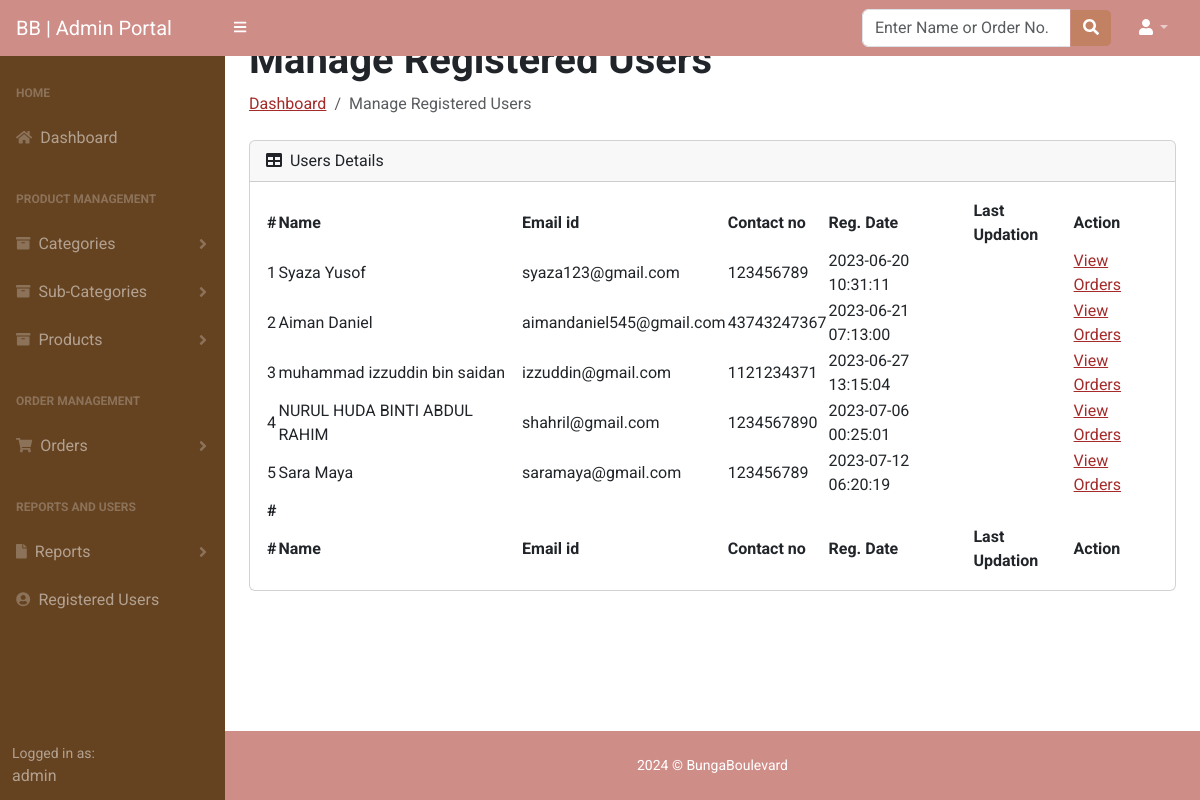
Page /admin/registered-users.php (signed in) on the earlier database version.
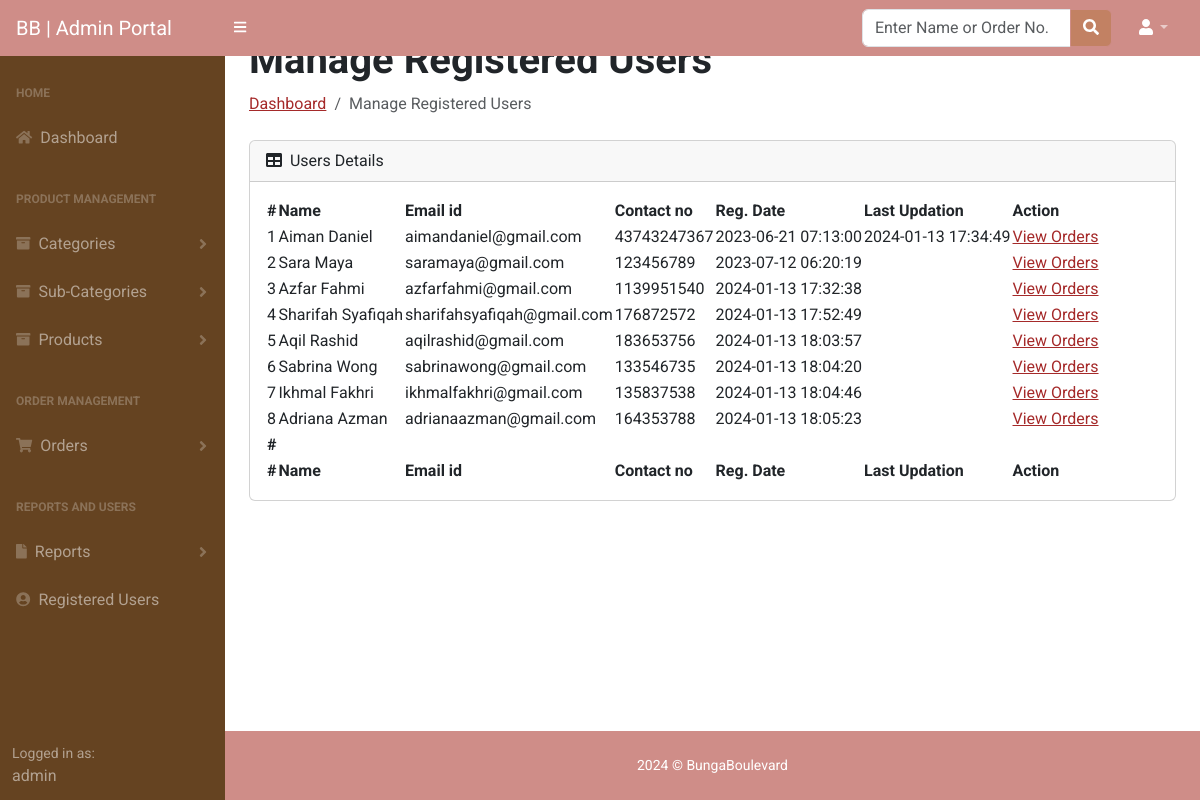
Same page on the later database version.
### tables this page shows
CREATE TABLE `users` (
  `id` int(11) NOT NULL,
  `name` varchar(255) DEFAULT NULL,
  `email` varchar(255) DEFAULT NULL,
  `contactno` bigint(11) DEFAULT NULL,
  `password` varchar(255) DEFAULT NULL,
  `regDate` timestamp NOT NULL DEFAULT current_timestamp(),
  `updationDate` timestamp NULL DEFAULT NULL ON UPDATE current_timestamp()
);

### admin/registered-users.php (the view, shortened to what this page needs)
<?php session_start();
include_once('includes/config.php');
if(strlen( $_SESSION["aid"])==0)
{
header('location:logout.php');
} else {
?>
<!DOCTYPE html>
<html lang="en">
    <head>
        <link href="https://cdn.jsdelivr.net/npm/simple-datatables@latest/dist/style.css" rel="stylesheet" />
        <link href="css/styles.css" rel="stylesheet" />
    </head>
    <body class="sb-nav-fixed">
 <?php include_once('includes/header.php');?>
        <div id="layoutSidenav">
       <?php include_once('includes/sidebar.php');?>
            <div id="layoutSidenav_content">
                <main>
                    <div class="container-fluid px-4" style="margin-top: -20px;">
                        <h1 class="mt-0"><strong>Manage Registered Users</strong></h1>
                        <ol class="breadcrumb mb-4">
                        <li class="breadcrumb-item"><a href="dashboard.php"  style="color: brown;">Dashboard</a></li>
                            <li class="breadcrumb-item active">Manage Registered Users</li>
                        </ol>
                        <div class="card mb-4">
                            <div class="card-header">
                                <i class="fas fa-table me-1"></i>
                               Users Details
                            </div>
                            <div class="card-body">
                                <table id="datatablesSimple">
                                    <thead>
                                        <tr>
                                            <th>#</th>
                                            <th>Name</th>
                                            <th>Email id</th>
                                            <th>Contact no</th>
                                            <th>Reg. Date</th>
                                            <th>Last Updation</th>
                                            <th>Action</th>
                                        </tr>
                                    </thead>
                                    <tfoot>
                                        <tr>
                                        <th>#</th>
                                             <tr>
                                            <th>#</th>
                                            <th>Name</th>
                                            <th>Email id</th>
                                            <th>Contact no</th>
                                            <th>Reg. Date</th>
                                            <th>Last Updation</th>
                                            <th>Action</th>
                                        </tr>
                                        </tr>
                                    </tfoot>
                                    <tbody>
<?php $query=mysqli_query($con,"select * from users");
$cnt=1;
while($row=mysqli_fetch_array($query))
{
?>
                                <tr>
                                            <td><?php echo htmlentities($cnt);?></td>
                                            <td><?php echo htmlentities($row['name']);?></td>
                                            <td><?php echo htmlentities($row['email']);?></td>
                                            <td> <?php echo htmlentities($row['contactno']);?></td>
                                            <td><?php echo htmlentities($row['regDate']);?></td>
                                            <td><?php echo htmlentities($row['updationDate']);?></td>
                                            <td>
                                            <a href="user-orders.php?uid=<?php echo $row['id']?>&&uname=<?php echo htmlentities($row['name']);?>" target="_blank" style="color: brown;">View Orders</a> </td>
                                        </tr>
                                        <?php $cnt=$cnt+1; } ?>
                                    </tbody>
                                </table>
                            </div>
                        </div>
                    </div>
                </main>
<?php include_once('includes/footer.php');?>
            </div>
        </div>
    </body>
</html>
<?php } ?>

### admin/includes/header.php (shortened to what this page needs)
<link href="https://cdn.jsdelivr.net/npm/bootstrap@5.3.0/dist/css/bootstrap.min.css" rel="stylesheet">
<nav class="sb-topnav navbar navbar-expand navbar-dark bg-primary nb1">
    <a class="navbar-brand ps-3" href="dashboard.php">BB | Admin Portal</a>
    <button class="btn btn-link btn-sm order-1 order-lg-0 me-4 me-lg-0" style="color:white" id="sidebarToggle" href="#!"><i class="fas fa-bars"></i></button>
    <form class="d-none d-md-inline-block form-inline ms-auto me-0 me-md-3 my-2 my-md-0" method="post" action="search-orders.php">
        <div class="input-group">
            <input class="form-control" type="text" name="searchinputdata" placeholder="Enter Name or Order No." aria-label="Search for..." aria-describedby="btnNavbarSearch" required />
            <button class="btn btn-primary search1" id="btnNavbarSearch" type="submit" name="search"><i class="fas fa-search"></i></button>
        </div>
    </form>
    <ul class="navbar-nav ms-auto ms-md-0 me-3 me-lg-4">
        <li class="nav-item dropdown">
            <a class="nav-link dropdown-toggle" id="navbarDropdown" href="#" role="button" data-bs-toggle="dropdown" aria-expanded="false"><i class="fas fa-user fa-fw dd1"></i></a>
        </li>
    </ul>
</nav>

### admin/includes/sidebar.php (shortened to what this page needs)
<div id="layoutSidenav_nav">
    <nav class="sb-sidenav accordion sb-sidenav-dark" id="sidenavAccordion" style="background-color: #654321;">
        <div class="sb-sidenav-menu">
            <div class="nav">
                <div class="sb-sidenav-menu-heading">Home</div>
                <a class="nav-link" href="dashboard.php">
                    <div class="sb-nav-link-icon"><i class="fas fa-home"></i></div>
                    Dashboard
                </a>
                <div class="sb-sidenav-menu-heading">Product Management</div>
                <a class="nav-link collapsed" href="#" data-bs-toggle="collapse" data-bs-target="#collapseLayouts" aria-expanded="false" aria-controls="collapseLayouts">
                    <div class="sb-nav-link-icon"><i class="fas fa-archive"></i></div>
                    Categories
                    <div class="sb-sidenav-collapse-arrow"><i class="fas fa-angle-down"></i></div>
                </a>
<a class="nav-link collapsed" href="#" data-bs-toggle="collapse" data-bs-target="#subcat" aria-expanded="false" aria-controls="subcat">
                    <div class="sb-nav-link-icon"><i class="fas fa-archive"></i></div>
                    Sub-Categories
                    <div class="sb-sidenav-collapse-arrow"><i class="fas fa-angle-down"></i></div>
                </a>
<a class="nav-link collapsed" href="#" data-bs-toggle="collapse" data-bs-target="#product" aria-expanded="false" aria-controls="product">
                    <div class="sb-nav-link-icon"><i class="fas fa-archive"></i></div>
                    Products
                    <div class="sb-sidenav-collapse-arrow"><i class="fas fa-angle-down"></i></div>
                </a>
                <div class="sb-sidenav-menu-heading">Order Management</div>
<a class="nav-link collapsed" href="#" data-bs-toggle="collapse" data-bs-target="#orders" aria-expanded="false" aria-controls="orders">
                    <div class="sb-nav-link-icon"><i class="fas fa-shopping-cart"></i></div>
                    Orders
                    <div class="sb-sidenav-collapse-arrow"><i class="fas fa-angle-down"></i></div>
                </a>
<div class="sb-sidenav-menu-heading">Reports and Users</div>
                <a class="nav-link collapsed" href="#" data-bs-toggle="collapse" data-bs-target="#reportsLayouts" aria-expanded="false" aria-controls="collapseLayouts">
                    <div class="sb-nav-link-icon"><i class="fas fa-file"></i></div>
                    Reports
                    <div class="sb-sidenav-collapse-arrow"><i class="fas fa-angle-down"></i></div>
                </a>
<a class="nav-link" href="registered-users.php">
                    <div class="sb-nav-link-icon"><i class="fas fa-user-circle"></i></div>
                    Registered Users
                </a>
            </div>
        </div>
        <div class="sb-sidenav-footer" style="background-color: #654321;">
            <div class="small">Logged in as:</div>
            <?php echo $_SESSION['alogin'];?>
        </div>
    </nav>
</div>

### admin/includes/footer.php
<footer class="py-4" style="background-color: #cf8d88; color: #fff;">
    <div class="container-fluid px-4">
        <div class="d-flex align-items-center justify-content-center small">
            <div class="text-white shopping-portal">2024 &copy; BungaBoulevard</div>
        </div>
    </div>
</footer>

### admin/includes/header.php (style rules this page uses)
body { font-family: 'Roboto', sans-serif; }
.nb1 { background-color: #cf8d88 !important; }
.search1 { color: #fff; background-color: #c28163; border-color: #cf8d88; }
.dd1 { color: #fff; }

### admin/includes/sidebar.php (style rules this page uses)
body { font-family: 'Roboto', sans-serif; }

Differences in the rows shown:
removed users: name "Syaza Yusof", email "syaza123@gmail.com", contactno "123456789", regDate "2023-06-20 10:31:11"
removed users: name "muhammad izzuddin bin saidan", email "izzuddin@gmail.com", contactno "1121234371", regDate "2023-06-27 13:15:04"
removed users: name "NURUL HUDA BINTI ABDUL RAHIM", email "shahril@gmail.com", contactno "1234567890", regDate "2023-07-06 00:25:01"
changed users "Aiman Daniel": email "aimandaniel545@gmail.com" → "aimandaniel@gmail.com"; updationDate (not shown) → "2024-01-13 17:34:49"
added users: name "Azfar Fahmi", email "azfarfahmi@gmail.com", contactno "1139951540", regDate "2024-01-13 17:32:38"
added users: name "Sharifah Syafiqah", email "sharifahsyafiqah@gmail.com", contactno "176872572", regDate "2024-01-13 17:52:49"
added users: name "Aqil Rashid", email "aqilrashid@gmail.com", contactno "183653756", regDate "2024-01-13 18:03:57"
added users: name "Sabrina Wong", email "sabrinawong@gmail.com", contactno "133546735", regDate "2024-01-13 18:04:20"
added users: name "Ikhmal Fakhri", email "ikhmalfakhri@gmail.com", contactno "135837538", regDate "2024-01-13 18:04:46"
added users: name "Adriana Azman", email "adrianaazman@gmail.com", contactno "164353788", regDate "2024-01-13 18:05:23"
